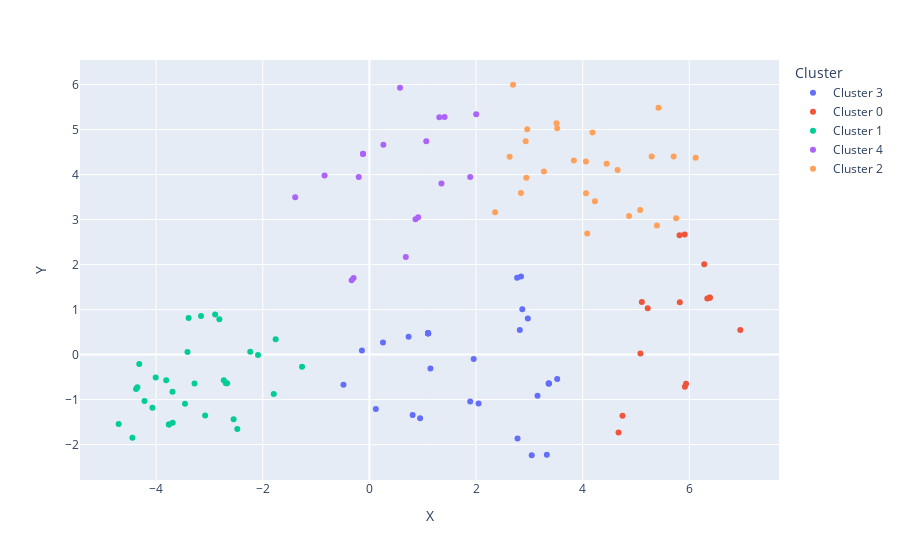

The code cell stored with this chart in its notebook:
### Code cell
fig_hydro_S = px.scatter(kmeans_hydro_S, x = "X", y = "Y", color = "Cluster", hover_data = ["Generadores"])
fig_hydro_S.show()

### Figure 1 — Plotly figure (JSON) as saved in the notebook; plotly's stock layout.template omitted (floating-point values rounded to 4 significant figures)
{"data": [{"customdata": [["AILLIN"], ["ANCOA"], ["AUX_DEL_MAIPO"], ["BOQUIAMARGO"], ["CARILAFQUEN"], ["CH LOS LAGOS"], ["CUMPEO"], ["DIGUA"], ["DOSAL"], ["DOS_VALLES"], ["EL_LLANO"], ["FLORIDA_1"], ["FLORIDA_2"], ["FLORIDA_3"], ["HP MOCHO"], ["LAS NIEVES"], ["LA_MONTANA_1"], ["LA_MONTANA_2"], ["LIRCAY"], ["LOS_MORROS"], ["MARIPOSAS"], ["MCHP Cipresillos"], ["Mini Central HidroelEctrica La Confianza"], ["PMGD CH CHILCO"], ["PMGD CH EL ATAJO"], ["PUNTILLA"], ["RININAHUE"], ["RIO_COLORADO"], ["SAUCEANDES"], ["SAUZALITO"]], "hovertemplate": "Cluster=Cluster 3<br>X=%{x}<br>Y=%{y}<br>Generadores=%{customdata[0]}<extra></extra>", "legendgroup": "Cluster 3", "marker": {"color": "#636efa", "symbol": "circle"}, "mode": "markers", "name": "Cluster 3", "orientation": "v", "showlegend": true, "type": "scatter", "x": [1.101, 2.778, 1.956, 2.867, -0.4869, 1.101, 2.821, 1.101, 3.327, 3.044, 3.153, 3.367, 3.361, 3.365, 0.7345, 1.144, 2.843, 2.771, 0.9503, 0.1201, 0.8101, 2.047, 1.101, 1.099, 0.254, -0.141, 1.101, 2.97, 3.521, 1.89], "xaxis": "x", "y": [0.4753, -1.865, -0.0981, 1.007, -0.6686, 0.4753, 0.5467, 0.4753, -2.228, -2.237, -0.9159, -0.6438, -0.6439, -0.6434, 0.3934, -0.3091, 1.737, 1.708, -1.414, -1.211, -1.344, -1.09, 0.4753, 0.469, 0.2669, 0.08892, 0.4753, 0.7992, -0.5439, -1.041], "yaxis": "y"}, {"customdata": [["ALFALFAL 2"], ["CALLAO"], ["CORRALES"], ["DONA_HILDA"], ["EL_TARTARO"], ["EYZAGUIRRE"], ["HIDRO_BONITO_MC2"], ["HP CORRENTOSO"], ["JUNCALITO"], ["LAS LAJAS"], ["LA_PALOMA"], ["PALACIOS"], ["PMGD HP LA COMPANIA II"], ["PUCLARO"], ["Trupan"]], "hovertemplate": "Cluster=Cluster 0<br>X=%{x}<br>Y=%{y}<br>Generadores=%{customdata[0]}<extra></extra>", "legendgroup": "Cluster 0", "marker": {"color": "#EF553B", "symbol": "circle"}, "mode": "markers", "name": "Cluster 0", "orientation": "v", "showlegend": true, "type": "scatter", "x": [5.939, 5.816, 6.386, 5.109, 6.956, 5.083, 5.913, 6.28, 5.219, 5.917, 4.747, 6.385, 5.822, 4.672, 6.337], "xaxis": "x", "y": [-0.6495, 2.65, 1.271, 1.167, 0.5484, 0.02603, 2.667, 2.009, 1.03, -0.7159, -1.357, 1.264, 1.166, -1.729, 1.243], "yaxis": "y"}, {"customdata": [["ALLIPEN"], ["ALTO_LA_VINA"], ["ALTO_RENAICO"], ["BIFURCADA"], ["CALIBORO"], ["CARENA"], ["CH ALTO BONITO"], ["CONTRA"], ["CUMBRES"], ["CURILEUFU"], ["DONGUIL"], ["EL_ARRAYAN"], ["EL_MANZANO"], ["EL_RINCON"], ["ENSENADA"], ["GUAYACAN"], ["HP PANGUIPULLI"], ["LAS_VERTIENTES"], ["LA_VINA"], ["LOS_BAJOS"], ["LOS_COLONOS"], ["MALLARAUCO"], ["MELO"], ["MUNILQUE_1"], ["MUNILQUE_2"], ["PICHILONCO"], ["PMGD HP EL BRINCO"], ["QUILLAILEO"], ["RENAICO"], ["TRUFUL"], ["VOLCAN"]], "hovertemplate": "Cluster=Cluster 1<br>X=%{x}<br>Y=%{y}<br>Generadores=%{customdata[0]}<extra></extra>", "legendgroup": "Cluster 1", "marker": {"color": "#00cc96", "symbol": "circle"}, "mode": "markers", "name": "Cluster 1", "orientation": "v", "showlegend": true, "type": "scatter", "x": [-4.353, -4.219, -3.281, -2.09, -2.669, -3.459, -4.07, -2.815, -3.391, -2.895, -3.69, -2.547, -3.693, -4.377, -4.009, -2.478, -3.76, -2.693, -3.413, -3.081, -3.76, -4.317, -2.732, -4.703, -4.446, -3.159, -1.759, -1.264, -3.812, -2.236, -1.795], "xaxis": "x", "y": [-0.7286, -1.03, -0.6406, -0.007095, -0.6369, -1.095, -1.181, 0.786, 0.8119, 0.8923, -1.514, -1.438, -0.8276, -0.7623, -0.511, -1.657, -1.555, -0.6371, 0.05662, -1.353, -1.555, -0.2118, -0.5713, -1.543, -1.848, 0.8583, 0.3408, -0.2694, -0.5732, 0.0644, -0.8747], "yaxis": "y"}, {"customdata": [["BUREO"], ["CHANLEUFU"], ["COLLIL"], ["CONVENTO_VIEJO"], ["DONGO"], ["DON_WALTERIO"], ["EL_GALPON"], ["EL_PINAR"], ["HIDRO_BONITO_MC1"], ["LOS_CORRALES_1"], ["MARIA_ELENA"], ["MSA_1"], ["Nuble"], ["PEHUI"], ["RECA"], ["SANTA_ISABEL"], ["San_Pedro_Hidro"], ["TRANQUIL"]], "hovertemplate": "Cluster=Cluster 4<br>X=%{x}<br>Y=%{y}<br>Generadores=%{customdata[0]}<extra></extra>", "legendgroup": "Cluster 4", "marker": {"color": "#ab63fa", "symbol": "circle"}, "mode": "markers", "name": "Cluster 4", "orientation": "v", "showlegend": true, "type": "scatter", "x": [0.5737, -0.1204, 1.409, 0.8641, 1.311, -0.1215, 0.9145, 0.2612, 1.89, 1.351, -1.393, -0.2003, -0.2966, -0.8416, 2.003, 0.6821, -0.3345, 1.066], "xaxis": "x", "y": [5.93, 4.46, 5.281, 3.006, 5.276, 4.464, 3.052, 4.66, 3.946, 3.799, 3.496, 3.944, 1.7, 3.979, 5.341, 2.171, 1.654, 4.74], "yaxis": "y"}, {"customdata": [["CAPULLO"], ["EL_AGRIO"], ["EL_CANELO"], ["EL_COLORADO"], ["EL_MIRADOR"], ["HP PALMAR"], ["ITATA"], ["LAS_FLORES"], ["LA_ARENA"], ["LLAUQUEREO"], ["LOS_CORRALES_2"], ["LOS_PADRES"], ["MAISAN"], ["MALALCAHUELLO"], ["MOLINERA_VILLARRICA"], ["MUCHI"], ["MULCHEN"], ["NALCAS"], ["PICOIQUEN"], ["PIUTEL"], ["PROVIDENCIA"], ["PULELFU"], ["PURISIMA"], ["RIO_TRUENO"], ["SANTA_ELENA"], ["TRAILELFU"]], "hovertemplate": "Cluster=Cluster 2<br>X=%{x}<br>Y=%{y}<br>Generadores=%{customdata[0]}<extra></extra>", "legendgroup": "Cluster 2", "marker": {"color": "#FFA15A", "symbol": "circle"}, "mode": "markers", "name": "Cluster 2", "orientation": "v", "showlegend": true, "type": "scatter", "x": [2.357, 4.085, 4.229, 5.293, 2.943, 5.753, 3.508, 5.077, 5.421, 4.062, 3.521, 3.835, 4.184, 2.63, 2.842, 5.393, 3.273, 4.869, 4.061, 4.655, 5.707, 2.931, 2.694, 2.958, 4.448, 6.12], "xaxis": "x", "y": [3.164, 2.691, 3.408, 4.399, 3.93, 3.029, 5.139, 3.214, 5.485, 3.584, 5.029, 4.315, 4.936, 4.394, 3.591, 2.871, 4.068, 3.078, 4.289, 4.101, 4.399, 4.741, 5.996, 5.006, 4.24, 4.373], "yaxis": "y"}], "layout": {"legend": {"title": {"text": "Cluster"}, "tracegroupgap": 0}, "margin": {"t": 60}, "xaxis": {"anchor": "y", "domain": [0, 1], "title": {"text": "X"}}, "yaxis": {"anchor": "x", "domain": [0, 1], "title": {"text": "Y"}}}}
